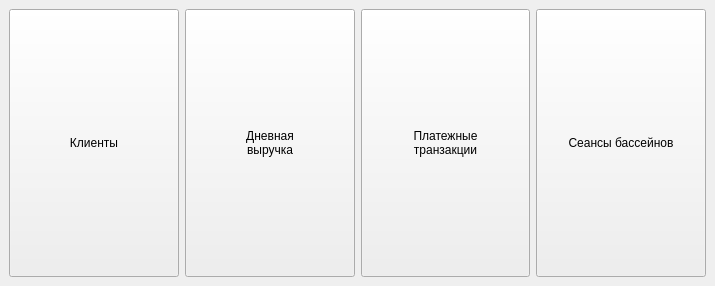
<?xml version="1.0" encoding="UTF-8"?>
<ui version="4.0">
 <class>MenuForAdministatorWindow</class>
 <widget class="QMainWindow" name="MenuForAdministatorWindow">
  <property name="geometry">
   <rect>
    <x>0</x>
    <y>0</y>
    <width>715</width>
    <height>286</height>
   </rect>
  </property>
  <property name="windowTitle">
   <string>Меню</string>
  </property>
  <widget class="QWidget" name="centralwidget">
   <layout class="QHBoxLayout" name="horizontalLayout">
    <item>
     <widget class="QPushButton" name="btnClients">
      <property name="sizePolicy">
       <sizepolicy hsizetype="Expanding" vsizetype="Expanding">
        <horstretch>0</horstretch>
        <verstretch>0</verstretch>
       </sizepolicy>
      </property>
      <property name="text">
       <string>Клиенты</string>
      </property>
     </widget>
    </item>
    <item>
     <widget class="QPushButton" name="btnDailyEarnings">
      <property name="sizePolicy">
       <sizepolicy hsizetype="Expanding" vsizetype="Expanding">
        <horstretch>0</horstretch>
        <verstretch>0</verstretch>
       </sizepolicy>
      </property>
      <property name="text">
       <string>Дневная
выручка</string>
      </property>
     </widget>
    </item>
    <item>
     <widget class="QPushButton" name="btnPaymentTransactions">
      <property name="sizePolicy">
       <sizepolicy hsizetype="Expanding" vsizetype="Expanding">
        <horstretch>0</horstretch>
        <verstretch>0</verstretch>
       </sizepolicy>
      </property>
      <property name="text">
       <string>Платежные
транзакции</string>
      </property>
     </widget>
    </item>
    <item>
     <widget class="QPushButton" name="btnSwimmingSessions">
      <property name="sizePolicy">
       <sizepolicy hsizetype="Expanding" vsizetype="Expanding">
        <horstretch>0</horstretch>
        <verstretch>0</verstretch>
       </sizepolicy>
      </property>
      <property name="text">
       <string>Сеансы бассейнов</string>
      </property>
     </widget>
    </item>
   </layout>
  </widget>
 </widget>
 <resources/>
 <connections/>
</ui>
